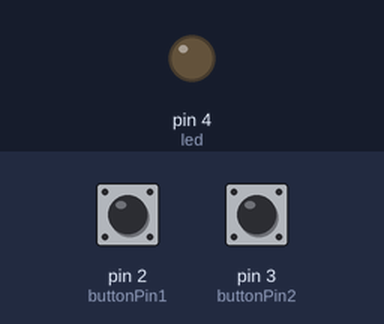
Bench run of a sketch on a simulated Arduino Uno, built with avr-gcc and run on an emulated ATmega328P. On the bench: output pins drawn as LEDs (lit = HIGH). The test bench sets the inputs (shaded band); at power-on: pin 2 (buttonPin1) LOW, pin 3 (buttonPin2) LOW.

Above: at 1.2 s.
1.3 s: pin 2 (buttonPin1) pulled HIGH for 0.15 s
At 2.5 s:
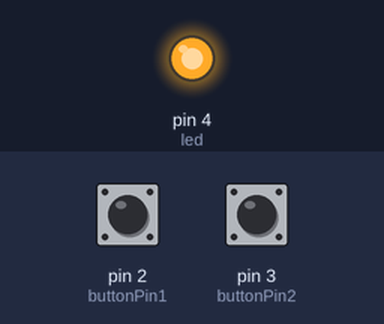
2.9 s: pin 3 (buttonPin2) pulled HIGH for 0.15 s
At 3.9 s:
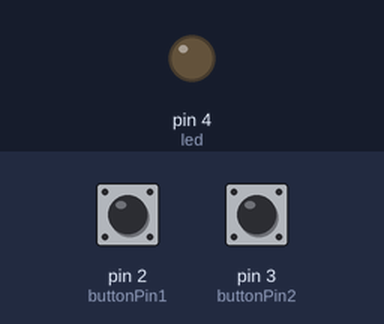
4.5 s: pin 2 (buttonPin1) pulled HIGH for 1 s
At 5.1 s:
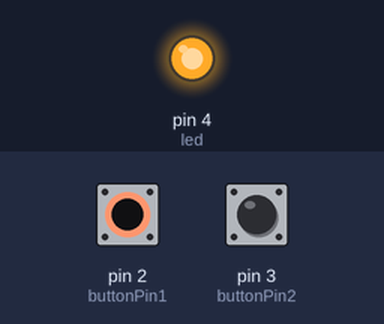
Timing chart, 0 to 7.5 s (numbered marks = the images above; inputs shaded):
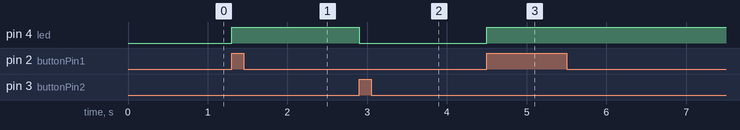

Measured:
- after the input at 1.3 s, pin 4 (led): LOW → HIGH at once
- after the input at 2.9 s, pin 4 (led): HIGH → LOW at once
- after the input at 4.5 s, pin 4 (led): LOW → HIGH at once

The sketch:

Opdracht2.ino
```cpp
const int buttonPin1 = 2;
const int buttonPin2 = 3;
const int led = 4;

bool buttonState1 = 0;
bool buttonState2 = 0;

void setup() {
  // put your setup code here, to run once:
  pinMode(buttonPin1, INPUT);
  pinMode(buttonPin2, INPUT);
  pinMode(led, OUTPUT);
}

void loop() {
  // put your main code here, to run repeatedly:
  bool buttonState1 = digitalRead(buttonPin1);
  bool buttonState2 = digitalRead(buttonPin2);


  if(buttonState1){
    digitalWrite(led, HIGH);
  }

  else if(buttonState2){
    digitalWrite(led, LOW);
  }
}
```
